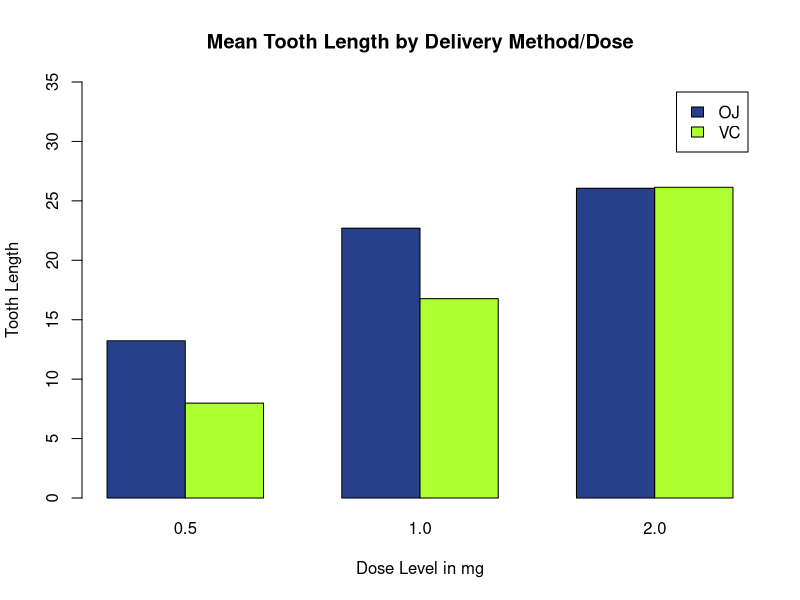

The R source for this figure:
library(datasets)
library(reshape2)

# Ten guinea pigs per supplement and dose level were observed in this data set. 
# This applies an id number to the data corresponding to the guinea pig being 
# observed and transforms the data from long format to wide format. "dose_one" 
# is a dose of 0.5mg,"dose_two" of 1.0mg and "dose_three" of 2.0mg

id <- 1:10
teeth <- cbind(id, ToothGrowth)
teeth <- dcast(teeth, id + supp ~ dose, value.var = "len")
teeth <- teeth[order(teeth$supp),]
names(teeth)[3:5] <- c("dose_one", "dose_two", "dose_three")

# Now that the data has been organized by dose and supplement
# separate data frames are created to faciliate the analysis
oj <- teeth[1:10,3:5]
vc <- teeth[11:20,3:5]

# Create a matrix for the purpose of creating a simple grouped bar chart 
# exploring the relationship between average tooth length in the subjects
# by delivery method and dose
counts <- rbind(colMeans(oj), colMeans(vc))
rownames(counts) <- c("OJ", "VC")
colnames(counts) <- c("0.5", "1.0", "2.0")

# Create a bar chart
barplot(counts, main = "Mean Tooth Length by Delivery Method/Dose", 
    xlab = "Dose Level in mg", ylab = "Tooth Length", 
    col = c("royalblue4", "greenyellow"), legend = c("OJ", "VC"), 
    beside = TRUE, ylim = c(0,35))

# provide a brief summary of the data by broken out by delivery method
summary(oj)
summary(vc)

# Perform t test measuring the difference in average tooth length
# between delivery methods by dosage

t.test(oj$dose_one, vc$dose_one, paired = FALSE)
t.test(oj$dose_two, vc$dose_two, paired = FALSE)
t.test(oj$dose_three, vc$dose_three, paired = FALSE)